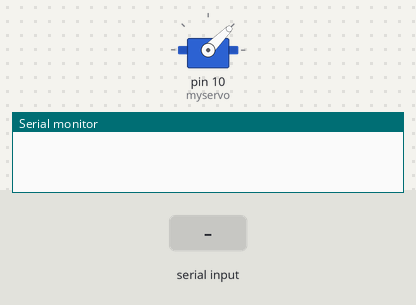
This sketch was run on a simulated Arduino Uno, built with avr-gcc and run on an emulated ATmega328P. Shown: servo, the last lines printed to the serial monitor. Inputs (shaded band) come from the test bench.

Above: at 1.2 s.
1.3 s: "paint\n" received over the second serial link
At 1.7 s:
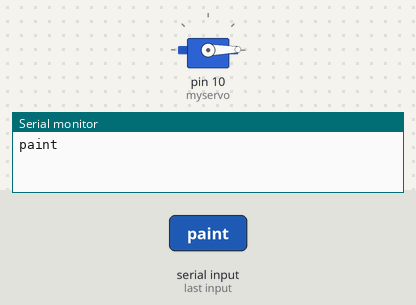
3.3 s: "setServo\n" received over the second serial link
At 4.7 s:
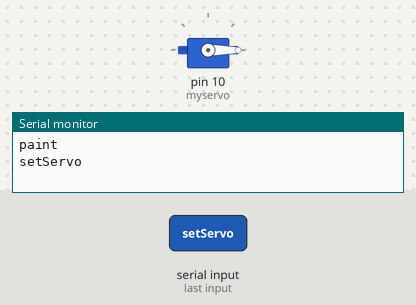
Timing chart, 0 to 6.3 s (numbered marks = the images above; inputs shaded):
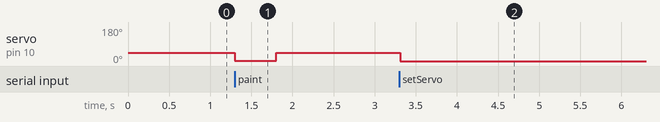

Measured:
- after the input at 1.3 s, servo on pin 10 (myservo): 45° → 1° at once, → 45° 0.50 s later
- after the input at 3.3 s, servo on pin 10 (myservo): 45° → 0° at once

The sketch:

head.ino
```cpp
// leftMotor:left:400
// rightMotor:left:400
// paint:
#include <Servo.h>
#include <SoftwareSerial.h>

//Config bluetooth module
int bluetoothTx = 2;  // TX-O pin of bluetooth mate, Arduino D2
int bluetoothRx = 3;  // RX-I pin of bluetooth mate, Arduino D3
SoftwareSerial bluetooth(bluetoothTx, bluetoothRx);

//Config servo
Servo myservo;

// Config serial buffer global
String bluetoothBuffer = "";
String serialBuffer = "";

//Config servo
int servoDefault = 45;
int servoTarget = 1;
int servoTargetDelay = 500;

void setup() {
  Serial.begin(9600);  // Begin the serial monitor at 9600bps

  myservo.attach(10);  // attaches the servo on pin 9 to the servo object
  myservo.write(servoDefault);

  // Setup bluetooth
//  bluetooth.begin(115200);  // The Bluetooth Mate defaults to 115200bps
//  bluetooth.print("$");  // Print three times individually
//  bluetooth.print("$");
//  bluetooth.print("$");  // Enter command mode
//  delay(100);  // Short delay, wait for the Mate to send back CMD
//  bluetooth.println("U,9600,N");  // Temporarily Change the baudrate to 9600, no parity
//  // 115200 can be too fast at times for NewSoftSerial to relay the data reliably
  bluetooth.begin(19200);  // Start bluetooth serial at 9600

}

void sweepServo(){
  myservo.write(servoTarget);
  delay(servoTargetDelay);
  myservo.write(servoDefault);
}

// Parsing commands
// Expected command format 'COMMAND:ARG1:ARG2:ARG3'

void parseCommand(String commandString) {
  String delimiter = ":";

  // Command
  int commandEnd = commandString.indexOf(delimiter);
  String command = commandString.substring(0, commandEnd);
  if(commandEnd != -1){
    commandString = commandString.substring(commandEnd + 1);
  } else {
    commandString = "";
  }

  // Argument 1
  int arg1End = commandString.indexOf(delimiter);
  String arg1 = commandString.substring(0, arg1End);
  if(arg1End != -1){
    commandString = commandString.substring(arg1End + 1);
  } else{
    commandString = "";
  }

  // Argument 2
  int arg2End = commandString.indexOf(delimiter);
  String arg2 = commandString.substring(0, arg2End);
  if(arg2End != -1){
    commandString = commandString.substring(arg2End + 1);
  } else{
    commandString = "";
  }

  // Argument 3
  int arg3End = commandString.indexOf(delimiter);
  String arg3 = commandString.substring(0, arg3End);

  evalCommand(command, arg1, arg2, arg3);
}

// Evaluating commands = mapping commands to functions
void evalCommand(String command, String arg1, String arg2, String arg3){
  if(command == "paint"){
    //bluetooth.printlnSSSS("head: painting");
    sweepServo();
  }

  if(command == "setServo"){
    //setServo:35:1:300
    bluetooth.println("head: setting servo");
    servoDefault = arg1.toInt();
    servoTarget = arg2.toInt();
    servoTargetDelay = arg3.toInt();
    sweepServo();

  }
}

void loop() {
  // Bluetooth passthrought
  // Read bluetooh
  if(bluetooth.available()){
    // Send any characters the bluetooth prints to the serial monitor
    char bluetoothChar = bluetooth.read();
    if(bluetoothChar == '\n'){
      // Reset buffer
      parseCommand(bluetoothBuffer);
      bluetoothBuffer = "";
    } else {
      bluetoothBuffer += bluetoothChar;
    }
    // Pass bluetooth module char to serial
    Serial.print(bluetoothChar);
  }

  // Read serial
  if(Serial.available())  // If stuff was typed in the serial monitor
  {
    // Send any characters the Serial monitor prints to the bluetooth
    char serialChar = Serial.read();

    // If newline incomes on serial, parse buffer
    if(serialChar == '\n'){
      // Parse buffer to command
      parseCommand(serialBuffer);

      // Reset serial buffer
      serialBuffer = "";
    } else {
      serialBuffer += serialChar;
    }

    // Pass serial char to bluetooth module
    bluetooth.print(serialChar);
  }

  // and loop forever and ever!
}
```
